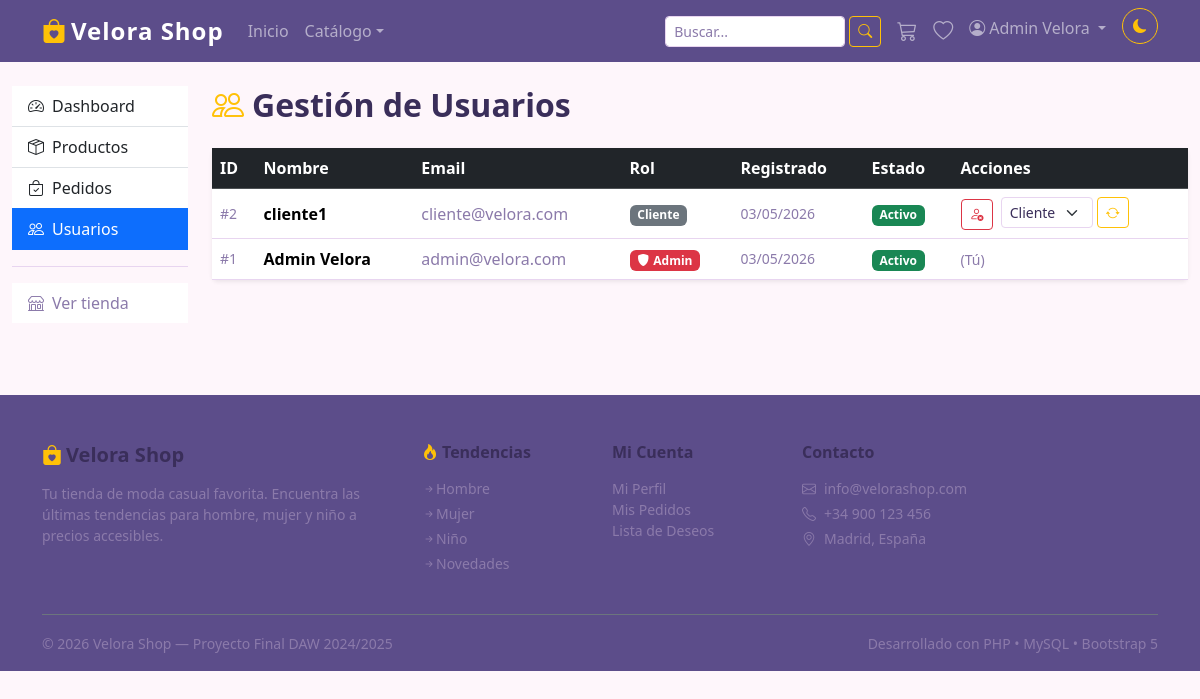
Page /public/?action=admin_usuarios (signed in) on the earlier database version.
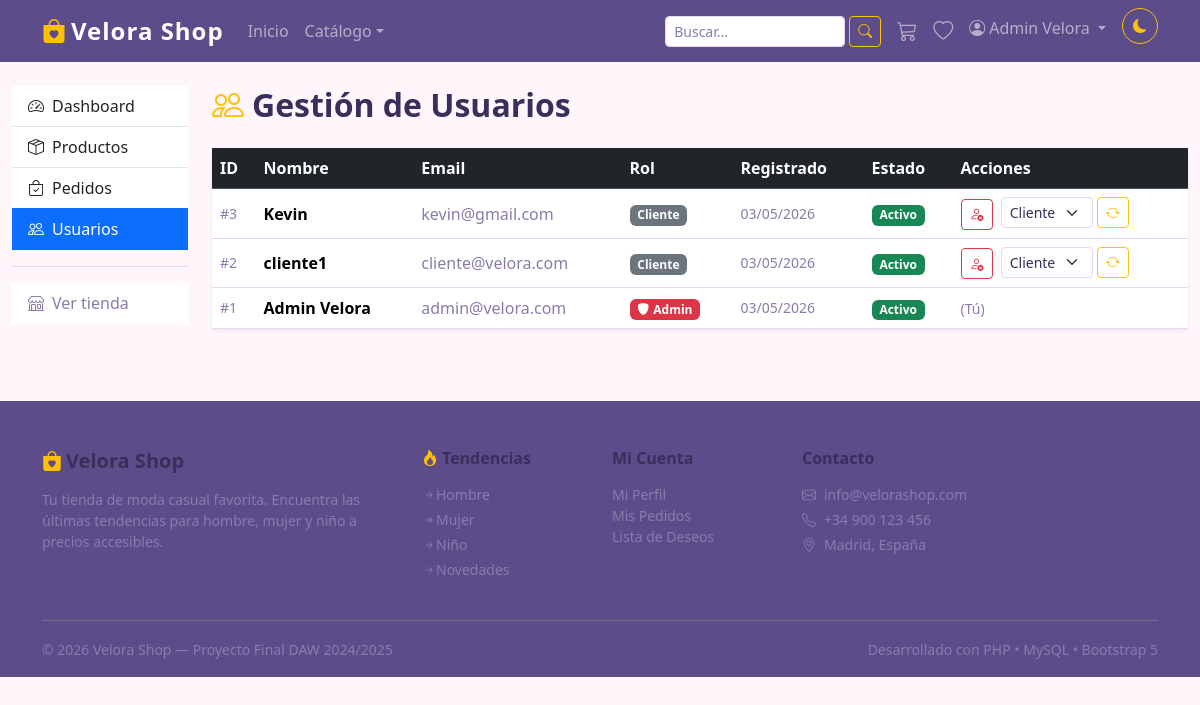
Same page on the later database version.
### tables this page shows
CREATE TABLE `usuario` (
  `id` int(11) NOT NULL,
  `nombre` varchar(150) NOT NULL,
  `email` varchar(200) NOT NULL,
  `contraseña` varchar(255) NOT NULL,
  `rol` enum('cliente','admin') NOT NULL DEFAULT 'cliente',
  `telefono` varchar(20) DEFAULT NULL,
  `direccion` text DEFAULT NULL,
  `ciudad` varchar(100) DEFAULT NULL,
  `codigo_postal` varchar(10) DEFAULT NULL,
  `activo` tinyint(1) NOT NULL DEFAULT 1,
  `fecha_registro` timestamp NOT NULL DEFAULT current_timestamp()
);

### controllers/AdminController.php (called while the page is built, shortened)
<?php
require_once __DIR__ . '/../config/database.php';
require_once __DIR__ . '/../models/User.php';
class AdminController
{
    public function listarUsuarios(): void
    {
        $userModel = new User();
        $usuarios  = $userModel->getAll();
        require __DIR__ . '/../views/admin/users.php';
    }
}

### config/database.php (called while the page is built, shortened)
<?php
function getConnection(): PDO {
    static $pdo = null;
    if ($pdo === null) {
    $dsn = "mysql:host=" . DB_HOST .
            ";dbname=" . DB_NAME .
            ";charset=" . DB_CHARSET;
    try {
        $pdo = new PDO($dsn, DB_USER, DB_PASS, [
            PDO::ATTR_ERRMODE => PDO::ERRMODE_EXCEPTION,
            PDO::ATTR_DEFAULT_FETCH_MODE => PDO::FETCH_ASSOC,
            PDO::ATTR_EMULATE_PREPARES => false,
         ]);
    } catch (PDOException $e) {
     die("Error de conexion a la base de datos.");
     }
 }
 return $pdo;
}

### models/User.php (called while the page is built, shortened)
<?php
require_once __DIR__ . '/../config/database.php';
class User
{
    private PDO $pdo;
    public function __construct()
    {
        $this->pdo = getConnection();
    }
    public function getAll(): array
    {
        return $this->pdo
            ->query("SELECT id, nombre, email, rol, activo, fecha_registro
                     FROM usuario ORDER BY id DESC")
            ->fetchAll();
    }
}

### views/admin/users.php (the view, shortened to what the rows shown need)
<?php
require __DIR__ . '/../layout/header.php';
?>
<div class="container-fluid py-4">
    <div class="row">
        <div class="col-md-10">
            <h2 class="fw-bold mb-4">
                <i class="bi bi-people text-warning me-2"></i>Gestión de Usuarios
            </h2>
            <div class="card shadow-sm border-0">
                <div class="card-body p-0">
                    <div class="table-responsive">
                        <table class="table table-hover align-middle mb-0">
                            <thead class="table-dark">
                                <tr>
                                    <th>ID</th>
                                    <th>Nombre</th>
                                    <th>Email</th>
                                    <th>Rol</th>
                                    <th>Registrado</th>
                                    <th>Estado</th>
                                    <th>Acciones</th>
                                </tr>
                            </thead>
                            <tbody>
                                <?php if (!empty($usuarios)): ?>
                                    <?php foreach ($usuarios as $u): ?>
                                        <tr>
                                            <td class="text-muted small">#<?= $u['id'] ?></td>
                                            <td class="fw-semibold"><?= htmlspecialchars($u['nombre']) ?></td>
                                            <td class="text-muted"><?= htmlspecialchars($u['email']) ?></td>
                                            <td>
                                                <?php if ($u['rol'] === 'admin'): ?>
                                                    <span class="badge bg-danger"><i class="bi bi-shield-fill me-1"></i>Admin</span>
                                                <?php else: ?>
                                                    <span class="badge bg-secondary">Cliente</span>
                                                <?php endif; ?>
                                            </td>
                                            <td class="text-muted small"><?= date('d/m/Y', strtotime($u['fecha_registro'])) ?></td>
                                            <td>
                                                <?php if ($u['activo']): ?>
                                                    <span class="badge bg-success">Activo</span>
                                                <?php else: ?>
                                                    <span class="badge bg-danger">Inactivo</span>
                                                <?php endif; ?>
                                            </td>
                                            <td>
                                                <?php
                                                $esMisma = ($u['id'] == $_SESSION['usuario_id']);
                                                ?>
                                                <?php if (!$esMisma): ?>
                                                    <a href="<?= BASE_URL ?>/?action=admin_toggle_usuario&id=<?= $u['id'] ?>"
                                                        class="btn btn-sm btn-outline-<?= $u['activo'] ? 'danger' : 'success' ?> me-1"
                                                        onclick="return confirm('<?= $u['activo'] ? '¿Desactivar esta cuenta?' : '¿Activar esta cuenta?' ?>')"
                                                        title="<?= $u['activo'] ? 'Desactivar' : 'Activar' ?>">
                                                        <i class="bi bi-<?= $u['activo'] ? 'person-x' : 'person-check' ?>"></i>
                                                    </a>
                                                    <form action="<?= BASE_URL ?>/?action=admin_cambiar_rol" method="POST"
                                                          class="d-inline-flex align-items-center gap-1"
                                                          onsubmit="return confirm('¿Cambiar el rol de este usuario?')">
                                                        <select name="rol" class="form-select form-select-sm" style="width:auto; min-width:90px;">
                                                            <option value="cliente" <?= $u['rol'] === 'cliente' ? 'selected' : '' ?>>Cliente</option>
                                                        </select>
                                                        <button type="submit" class="btn btn-sm btn-outline-warning" title="Cambiar rol">
                                                            <i class="bi bi-arrow-repeat"></i>
                                                        </button>
                                                    </form>
                                                <?php else: ?>
                                                    <span class="text-muted small">(Tú)</span>
                                                <?php endif; ?>
                                            </td>
                                        </tr>
                                    <?php endforeach; ?>
                                <?php endif; ?>
                            </tbody>
                        </table>
                    </div>
                </div>
            </div>
        </div>
    </div>
</div>
<?php require __DIR__ . '/../layout/footer.php'; ?>

Differences in the rows shown:
added usuario: id "3", nombre "Kevin", email "kevin@gmail.com", shows "Cliente", fecha_registro "03/05/2026", activo "Activo", rol "Cliente"
